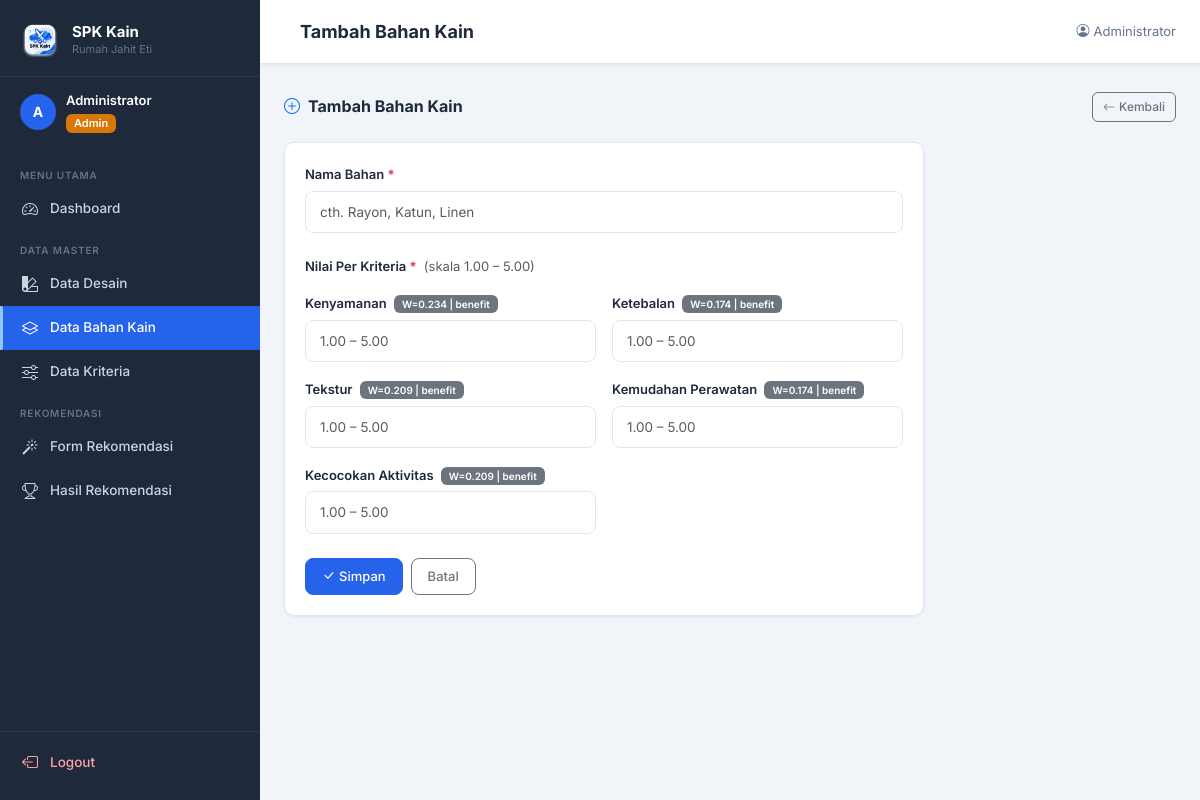
Page /public/bahan-kain/create.php (signed in) on the committed database.
### tables this page shows
CREATE TABLE `kriteria` (
  `id`            INT          NOT NULL AUTO_INCREMENT,
  `nama_kriteria` VARCHAR(50)  NOT NULL,
  `bobot`         DECIMAL(5,3) NOT NULL COMMENT '0.000–1.000; total semua baris harus = 1.000',
  `atribut`       ENUM('benefit','cost') NOT NULL DEFAULT 'benefit',
  `created_at`    TIMESTAMP    NOT NULL DEFAULT CURRENT_TIMESTAMP,
  PRIMARY KEY (`id`)
);

### src/autoload.php (called while the page is built, shortened)
<?php
spl_autoload_register(function (string $class): void {
    $namespaceMap = [
        'Config\\'     => BASE_PATH . '/src/Config/',
        'Models\\'     => BASE_PATH . '/src/Models/',
        'Services\\'   => BASE_PATH . '/src/Services/',
        'Middleware\\' => BASE_PATH . '/src/Middleware/',
        'Helpers\\'    => BASE_PATH . '/src/Helpers/',
    ];
    foreach ($namespaceMap as $namespace => $dir) {
        if (str_starts_with($class, $namespace)) {
            $relative = substr($class, strlen($namespace));
            $file     = $dir . str_replace('\\', '/', $relative) . '.php';
            if (file_exists($file)) {
                return;
            }
        }
    }
});

### src/Config/Database.php (called while the page is built, shortened)
<?php
class Database
{
    private static ?PDO $instance = null;
    private static string $host     = '127.0.0.1';
    private static int    $port     = 3307;
    private static string $dbname   = 'spk_saw_kain';
    private static string $username = 'root';
    private static string $password = '';
    private static string $charset  = 'utf8mb4';
    public static function getInstance(): PDO
    {
        if (self::$instance === null) {
            $dsn = sprintf(
                'mysql:host=%s;port=%d;dbname=%s;charset=%s',
                self::$host,
                self::$port,
                self::$dbname,
                self::$charset
            );
            $options = [
                PDO::ATTR_ERRMODE            => PDO::ERRMODE_EXCEPTION,
                PDO::ATTR_DEFAULT_FETCH_MODE => PDO::FETCH_ASSOC,
                PDO::ATTR_EMULATE_PREPARES   => false,
            ];
            try {
                self::$instance = new PDO($dsn, self::$username, self::$password, $options);
            } catch (PDOException $e) {
                error_log('[DB Error] ' . $e->getMessage());
                die('Koneksi database gagal. Hubungi administrator.');
            }
        }
        return self::$instance;
    }
}

### src/Models/Kriteria.php (called while the page is built, shortened)
<?php
class Kriteria
{
    private PDO $db;
    public function __construct()
    {
        $this->db = Database::getInstance();
    }
    public function getAll(): array
    {
        $stmt = $this->db->query(
            'SELECT id, nama_kriteria, bobot, atribut, created_at FROM kriteria ORDER BY id'
        );
        return $stmt->fetchAll();
    }
}

### public/bahan-kain/create.php (the view, shortened to what this page needs)
<?php
require_once __DIR__ . '/../../src/autoload.php';
$errors        = [];
$modelKriteria = new Kriteria();
$kriteriaList  = $modelKriteria->getAll();
require_once __DIR__ . '/../partials/header.php';
?>
<div class="layout-wrapper">
    <?php require_once __DIR__ . '/../partials/sidebar.php'; ?>
    <main class="main-content">
        <?php require_once __DIR__ . '/../partials/navbar.php'; ?>
        <div class="content-wrapper">
            <div class="section-header">
                <h2 class="section-title">
                    <i class="bi bi-plus-circle me-2 text-primary"></i>Tambah Bahan Kain
                </h2>
                <a href="/spk-saw-kain/public/bahan-kain/index.php" class="btn btn-outline-secondary btn-sm">
                    <i class="bi bi-arrow-left me-1"></i>Kembali
                </a>
            </div>
            <div class="card" style="max-width:640px;">
                <div class="card-body">
                    <form method="POST" novalidate>
                        <div class="mb-4">
                            <label for="nama_bahan" class="form-label">Nama Bahan <span class="text-danger">*</span></label>
                            <input type="text"
                                   class="form-control <?= isset($errors['nama_bahan']) ? 'is-invalid' : '' ?>"
                                   id="nama_bahan" name="nama_bahan"
                                   value="<?= htmlspecialchars($_POST['nama_bahan'] ?? '') ?>"
                                   placeholder="cth. Rayon, Katun, Linen"
                                   required>
                        </div>
                        <?php if (!empty($kriteriaList)): ?>
                        <div class="mb-4">
                            <label class="form-label fw-600 d-block mb-3">
                                Nilai Per Kriteria <span class="text-danger">*</span>
                                <span class="text-muted fw-normal ms-1">(skala 1.00 – 5.00)</span>
                            </label>
                            <div class="row g-3">
                                <?php foreach ($kriteriaList as $k): ?>
                                <?php $field = "nilai_{$k['id']}"; ?>
                                <div class="col-sm-6">
                                    <label for="<?= $field ?>" class="form-label">
                                        <?= htmlspecialchars($k['nama_kriteria']) ?>
                                        <span class="badge bg-secondary ms-1" style="font-size:10px;">
                                            W=<?= $k['bobot'] ?> | <?= $k['atribut'] ?>
                                        </span>
                                    </label>
                                    <input type="number"
                                           class="form-control nilai-bahan-input <?= isset($errors[$field]) ? 'is-invalid' : '' ?>"
                                           id="<?= $field ?>"
                                           name="nilai[<?= $k['id'] ?>]"
                                           value="<?= htmlspecialchars($_POST['nilai'][$k['id']] ?? '') ?>"
                                           step="0.25" min="1" max="5"
                                           placeholder="1.00 – 5.00"
                                           required>
                                </div>
                                <?php endforeach; ?>
                            </div>
                        </div>
                        <?php endif; ?>
                        <div class="d-flex gap-2">
                            <button type="submit" class="btn btn-primary" <?= empty($kriteriaList) ? 'disabled' : '' ?>>
                                <i class="bi bi-check-lg me-1"></i>Simpan
                            </button>
                            <a href="/spk-saw-kain/public/bahan-kain/index.php" class="btn btn-outline-secondary">Batal</a>
                        </div>
                    </form>
                </div>
            </div>
        </div>
    </main>
</div>
</body>
</html>

### public/assets/css/style.css (style rules this page uses)
:root { --primary: #2563EB; --primary-dark: #1D4ED8; --primary-light: #EFF6FF; --accent: #0EA5E9; --success: #16A34A; --warning: #D97706; --danger: #DC2626; --sidebar-bg: #1E293B; --sidebar-hover: #334155; --sidebar-active: #2563EB; --sidebar-text: #CBD5E1; --sidebar-label: #64748B; --sidebar-width: 260px; --navbar-height: 64px; --bg: #F1F5F9; --surface: #FFFFFF; --border: #E2E8F0; --text-main: #1E293B; --text-muted: #64748B; --radius: 10px; --shadow-sm: 0 1px 3px rgba(0,0,0,.08); --shadow: 0 4px 16px rgba(0,0,0,.10); --shadow-lg: 0 8px 32px rgba(0,0,0,.14); --transition: all .2s ease; }
*, *::before, *::after { box-sizing: border-box; }
html, body { height: 100%; margin: 0; padding: 0; }
body { font-family: 'Inter', system-ui, sans-serif; font-size: 14px; color: var(--text-main); background: var(--bg); }
.layout-wrapper { display: flex; min-height: 100vh; }
.main-content { margin-left: var(--sidebar-width); flex: 1; display: flex; flex-direction: column; min-height: 100vh; }
.content-wrapper { padding: 28px 24px; flex: 1; }
.card { border: 1px solid var(--border); border-radius: var(--radius); box-shadow: var(--shadow-sm); background: var(--surface); }
.card-body { padding: 20px; }
.btn { font-size: 13px; font-weight: 500; border-radius: 8px; padding: 8px 16px; transition: var(--transition); }
.btn-sm { padding: 5px 10px; font-size: 12px; border-radius: 6px; }
.btn-primary { background: var(--primary); border-color: var(--primary); }
.form-label { font-size: 13px; font-weight: 600; color: var(--text-main); margin-bottom: 6px; }
.form-control, .form-select { border-color: var(--border); border-radius: 8px; font-size: 13.5px; padding: 10px 14px; transition: var(--transition); }
.badge { font-size: 11px; font-weight: 600; padding: 4px 8px; border-radius: 6px; }
.fw-600 { font-weight: 600; }
.section-header { display: flex; align-items: center; justify-content: space-between; margin-bottom: 20px; gap: 12px; flex-wrap: wrap; }
.section-title { font-size: 16px; font-weight: 700; color: var(--text-main); margin: 0; }

### rows in the picture
kriteria: nama_kriteria "Kenyamanan", bobot "0.234", atribut "benefit"
kriteria: nama_kriteria "Ketebalan", bobot "0.174", atribut "benefit"
kriteria: nama_kriteria "Tekstur", bobot "0.209", atribut "benefit"
kriteria: nama_kriteria "Kemudahan Perawatan", bobot "0.174", atribut "benefit"
kriteria: nama_kriteria "Kecocokan Aktivitas", bobot "0.209", atribut "benefit"

### other values in the picture
substr($_SESSION['nama'] ?? 'U', 0, 1) "A"
$_SESSION['nama'] "Administrator"
$pageTitle "Tambah Bahan Kain"
